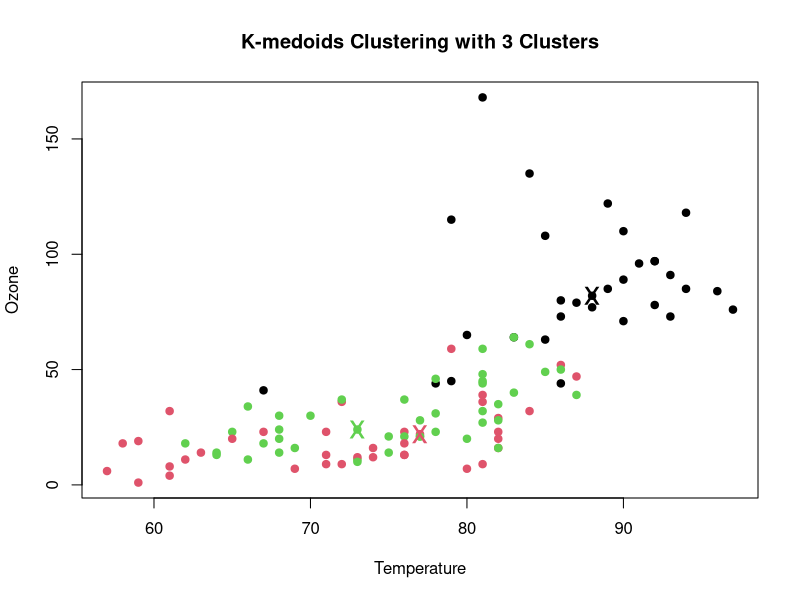

Write R code to recreate this figure.
library(cluster)
data(airquality)
X <- airquality[, c("Ozone", "Solar.R", "Wind", "Temp")]
X <- na.omit(X)
numClusters <- 3
distances <- dist(X, method = "manhattan")
kmedoids_model <- pam(distances, k = numClusters)
plot(X$Temp, X$Ozone, col = kmedoids_model$clustering, pch = 19, 
     main = paste("K-medoids Clustering with", numClusters, "Clusters"),
     xlab = "Temperature", ylab = "Ozone")
points(X[kmedoids_model$id.med, "Temp"], X[kmedoids_model$id.med, "Ozone"], 
       col = 1:numClusters, pch = 'x', cex = 2)

